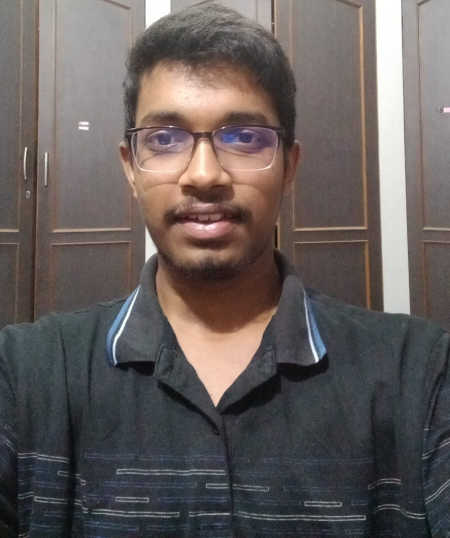
#> input picture DIP week 1.jpg, 900 x 1076 px, found by its file name (shown at 1/2 size)
$ python Rotation.py
#> lines starting #> are read from the running program, lines starting #| are printed output that depends on the picture
import cv2

#Reading image
image = cv2.imread(r"C:\Users\somaa\Desktop\DIP Lab\DIP week 1.jpg")
#> image is the input picture: shape (1076, 900, 3); mean B, G, R 91.5, 93.2, 100.5
image1 = cv2.resize(image,(400,400))
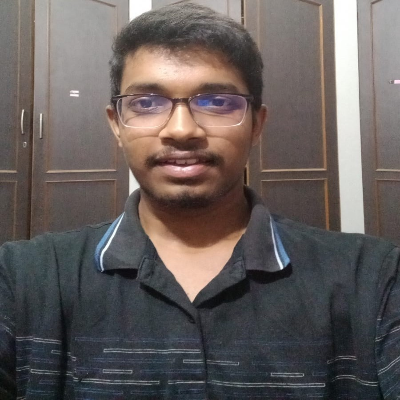
#> image1: shape (400, 400, 3); mean B, G, R 91.4, 93.1, 100.4

#parameters and rotating
height,width = image1.shape[0:2]
#> height = 400; width = 400
angle = 270
T = cv2.getRotationMatrix2D((width//2,height//2),angle,1.0)
rotated_image = cv2.warpAffine(image1, T, (width,height))
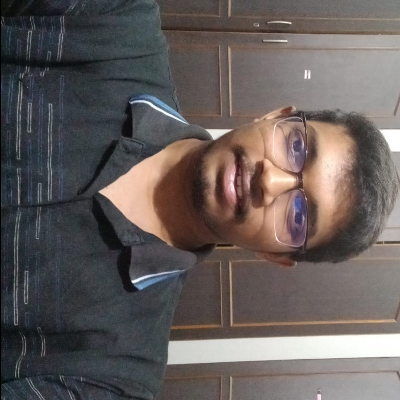
#> rotated_image: shape (400, 400, 3); mean B, G, R 91, 92.6, 100

#showing image
cv2.imshow("result", rotated_image)
cv2.waitKey(0)
cv2.destroyAllWindows

$ run again, with Noise_salt_image.jpg copied over DIP week 1.jpg
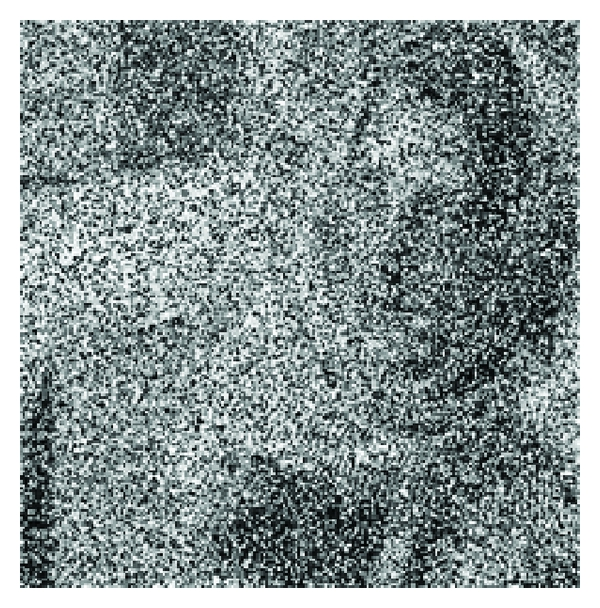
#> input picture Noise_salt_image.jpg, 600 x 608 px, found by its file name
#> image is the input picture: shape (608, 600, 3); mean B, G, R 148.6, 148.4, 136.7
#> `image1 = cv2.resize(image,(400,400))`:
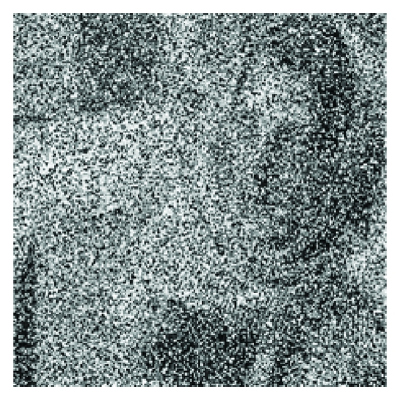
#> image1: shape (400, 400, 3); mean B, G, R 148.4, 148.2, 136.4
#> `rotated_image = cv2.warpAffine(image1, T, (width,height))`:
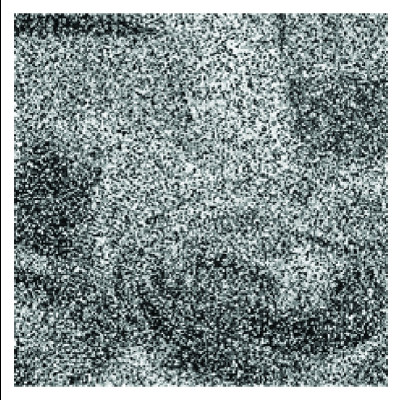
#> rotated_image: shape (400, 400, 3); mean B, G, R 147.7, 147.5, 135.8
